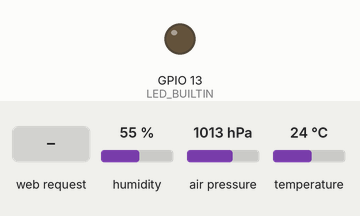
The sketch below on a simulated ESP32. Shown: output pins drawn as LEDs (lit = HIGH). The inputs (shaded band) are chosen by the test bench; at power-on: humidity 55 %, air pressure 1013 hPa, temperature 24 °C. What the sketch prints to the serial monitor is not drawn.

Above: at 1.2 s.
1.3 s: HTTP request GET /H received
At 1.9 s:
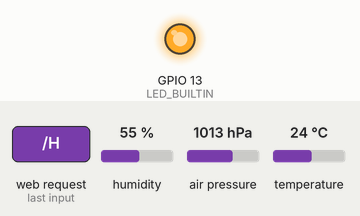
2.8 s: HTTP request GET /L received
At 4.2 s:
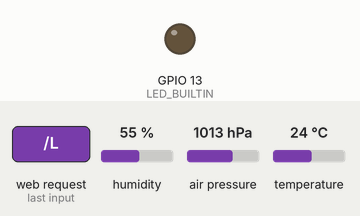
Timing chart, 0 to 5.8 s (numbered marks = the images above; inputs shaded):
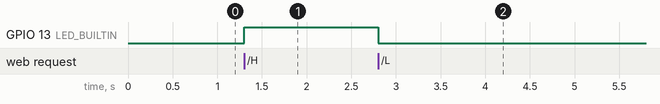

Measured:
- after the input at 1.3 s, GPIO 13 (LED_BUILTIN): LOW → HIGH at once
- after the input at 2.8 s, GPIO 13 (LED_BUILTIN): HIGH → LOW at once

The sketch:

pressure_monitor.ino
```cpp
#include <Arduino.h>
#include <WiFi.h>
#include <WiFiClient.h>
#include <WiFiAP.h>
#include <ArduinoJson.h>
#include "freertos/FreeRTOS.h"
#include <Adafruit_BME280.h>

Adafruit_BME280 bme;
#define LED_BUILTIN 13

// Replace with your network credentials
const char *ssid = "yourAP";
const char *password = "yourPassword";

WiFiServer server(80);

StaticJsonDocument<250> jsonDocument;
char buffer[250];

float tmp = 0;
float pressure = 0;
float humidity = 0;

void create_json() {
  jsonDocument.clear();
  jsonDocument["temperature"] = tmp;
  jsonDocument["pressure"] = pressure;
  jsonDocument["humidity"] = humidity;
  serializeJson(jsonDocument, buffer);
}

void read_sensor_data(void * parameter) {
   for (;;) {
     tmp = bme.readTemperature();
     pressure = bme.readPressure() / 100.0F;
     humidity = bme.readHumidity();
     vTaskDelay(1000 / portTICK_PERIOD_MS);
   }
}

void getData() {
   create_json();
}

void setup_task() {
  xTaskCreate(
  read_sensor_data,
  "Read sensor data",
  1000,
  NULL,
  1,
  NULL
  );
}

void setup() {
  Serial.begin(115200);
  pinMode(LED_BUILTIN, OUTPUT);
  if (!bme.begin(0x76))
  {
    Serial.println("Could not find a valid BME280 sensor, check wiring!");
    while (1)
    {
      digitalWrite(LED_BUILTIN, HIGH);
      delay(500);
      digitalWrite(LED_BUILTIN, LOW);
      delay(500);
    }
  }
  Serial.println();
  Serial.println("Configuring access point...");

  // You can remove the password parameter if you want the AP to be open.
  WiFi.softAP(ssid, password);
  IPAddress myIP = WiFi.softAPIP();
  Serial.print("AP IP address: ");
  Serial.println(myIP);
  server.begin();

  Serial.println("Server started");
  setup_task();
}

void loop() {
  WiFiClient client = server.available();   // listen for incoming clients

  if (client) {                             // if you get a client,
    String currentLine = "";                // make a String to hold incoming data from the client
    while (client.connected()) {            // loop while the client's connected
      if (client.available()) {             // if there's bytes to read from the client,
        char c = client.read();             // read a byte, then
        if (c == '\n') {                    // if the byte is a newline character
          // if the current line is blank, you got two newline characters in a row.
          // that's the end of the client HTTP request, so send a response:
          if (currentLine.length() == 0) {
            break;
          } else {    // if you got a newline, then clear currentLine:
            currentLine = "";
          }
        } else if (c != '\r') {  // if you got anything else but a carriage return character,
          currentLine += c;      // add it to the end of the currentLine
        }

        // Check to see if the client request was "GET /H" or "GET /L":
        if (currentLine.endsWith("GET /data"))
        {
          getData();
          client.println("HTTP/1.1 200 OK");
          client.println("Content-type:application/json");
          client.println();
          client.write(buffer);
          client.println();
        }
        if (currentLine.endsWith("GET /H")) {
          digitalWrite(LED_BUILTIN, HIGH);               // GET /H turns the LED on
        }
        if (currentLine.endsWith("GET /L")) {
          digitalWrite(LED_BUILTIN, LOW);                // GET /L turns the LED off
        }
      }
    }
    // close the connection:
    client.stop();
  }
}
```
